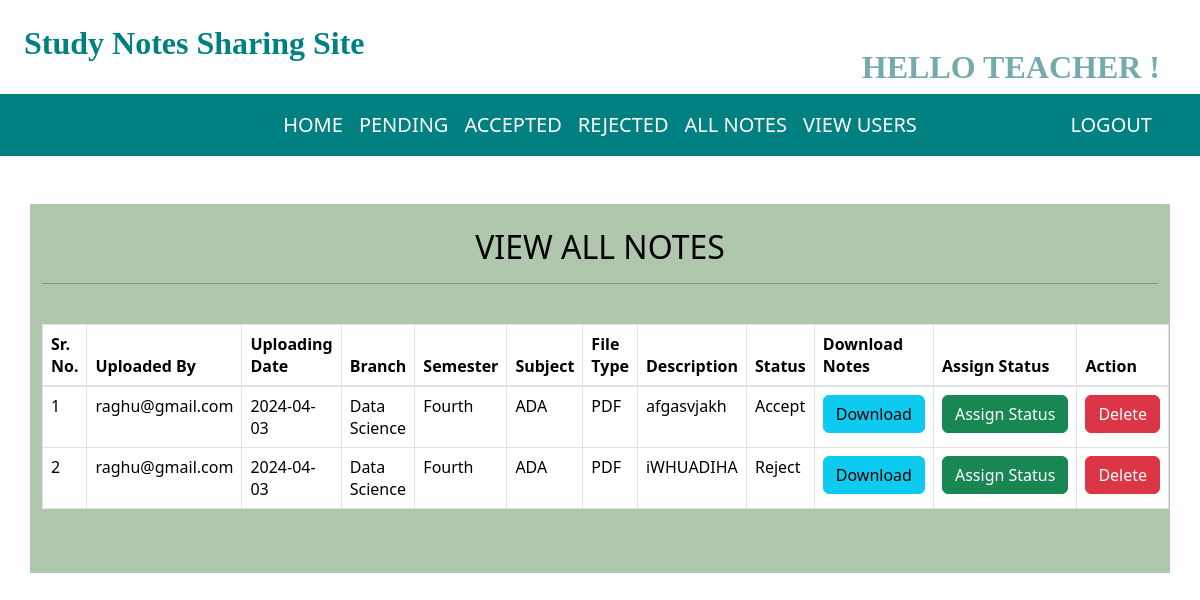
The page /all_notes (signed in) on the database its author committed.
### notes/models.py (models this page shows, shortened)
class Notes(models.Model):
    user = models.ForeignKey(User, on_delete=models.CASCADE)
    uploadingdate = models.CharField(max_length=30)
    branch = models.CharField(max_length=30)
    semester = models.CharField(max_length=30)
    subject = models.CharField(max_length=30)
    notesfile = models.FileField(null=True)
    filetype = models.CharField(max_length=30)
    description = models.CharField(max_length=200, null=True)
    status = models.CharField(max_length=15)

### notes/views.py (the view)
# urls.py: path('all_notes', all_notes, name='all_notes'),
def all_notes(request):
    if not request.user.is_authenticated:
        return redirect('login_teacher')
    notes = Notes.objects.all()
    d = {'notes': notes}
    return render(request, 'all_notes.html', d)

### notes/templates/all_notes.html (shortened to what this page needs)
{% extends 'teacher_nav.html' %}
{% load static %}
{% block body %}
<link href=" https://cdnjs.cloudflare.com/ajax/libs/twitter-bootstrap/5.3.0/css/bootstrap.min.css" rel="stylesheet">
<link href="https://cdn.datatables.net/2.0.2/css/dataTables.bootstrap5.css" rel="stylesheet">
<div class="container-fluid mt-5" style="background-color : AFC8AD ;width: 95%;"><br>
    <H2 class="text-center" style="color:black">VIEW ALL NOTES</H2>
    <hr>
    <br>
    <table class="table table-bordered" id="example">
        <thead>
        <tr>
            <th>Sr. No.</th>
            <th>Uploaded By</th>
            <th>Uploading Date</th>
            <th>Branch</th>
            <th>Semester</th>
            <th>Subject</th>
            <th>File Type</th>
            <th>Description</th>
            <th>Status</th>
            <th>Download Notes</th>
            <th>Assign Status</th>
            <th>Action</th>
        </tr>
        </thead>
        <tbody>
        {% for i in notes%}
        <tr>
            <td>{{forloop.counter}}</td>
            <td>{{i.user.username}}</td>
            <td>{{i.uploadingdate}}</td>
            <td>{{i.branch}}</td>
            <td>{{i.semester}}</td>
            <td>{{i.subject}}</td>
            <td>{{i.filetype}}</td>
            <td>{{i.description}}</td>
            <td>{{i.status}}</td>
            <td><a class="btn btn-info" download href="{{i.notesfile.url}}">Download</a></td>
            <td><a class="btn btn-success" href="{% url 'assign_status' i.id %}">Assign&nbsp;Status</a></td>
            <td><a class="btn btn-danger" href="{% url 'delete_notes' i.id %}"
                   onclick="return confirm('Are you sure...?')">Delete</a></td>
        </tr>
        {% endfor %}
        </tbody>
    </table>
    <br><br>
</div>
{% endblock %}

### notes/templates/all_notes.html (style rules this page uses)
body { background-color: #white; color: black; }
hr { border-color: black; }
.table th, .table td { color: black; }

### rows shown on the page
Notes: user.username "raghu@gmail.com", uploadingdate "2024-04-03", branch "Data Science", semester "Fourth", subject "ADA", filetype "PDF", description "afgasvjakh", status "Accept"
Notes: user.username "raghu@gmail.com", uploadingdate "2024-04-03", branch "Data Science", semester "Fourth", subject "ADA", filetype "PDF", description "iWHUADIHA", status "Reject"
